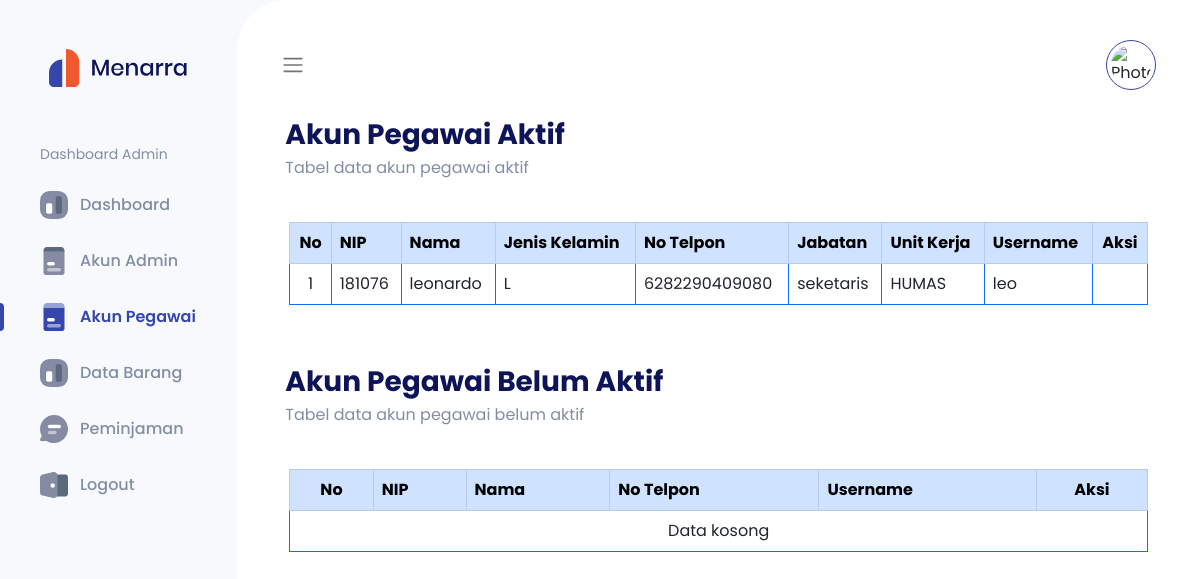
/admin/pegawai.php (signed in), run on the app's committed database.
### tables this page shows
CREATE TABLE `data_pegawai` (
  `nip` varchar(30) NOT NULL,
  `nama` varchar(50) NOT NULL,
  `jenis_kelamin` enum('L','P') NOT NULL,
  `no_telpon` varchar(50) NOT NULL,
  `jabatan` varchar(50) NOT NULL,
  `unit_kerja` varchar(50) NOT NULL,
  `username` varchar(50) NOT NULL,
  `password` text NOT NULL,
  `status` enum('aktif','tidak aktif') NOT NULL
);

### admin/function/function_global.php (called while the page is built, shortened)
<?php
require './function/function_koneksi.php';
function query_data($data)
{
    global $conn;
    $result = mysqli_query($conn, $data);
    $rows = [];
    while ($row = mysqli_fetch_assoc($result)) {
        $rows[] = $row;
    }
    return $rows;
}

### admin/pegawai.php (the view, shortened to what this page needs)
<?php
require './function/function_pegawai.php';
require './function/function_global.php';
$datas = query_data("SELECT*FROM data_pegawai WHERE status='aktif'");
$data_unactives = query_data("SELECT*FROM data_pegawai WHERE status='tidak aktif'");
?>
<!DOCTYPE html>
<html lang="en">
<head>
  <?php
  require './views/link.php';
  ?>
</head>
<body>
  <?php
  require './views/sidebar.php';
  ?>
  <main class="content">
    <?php
    require './views/navbar.php';
    ?>
    <section class="p-3">
      <div class="header">
        <h3>Akun Pegawai Aktif</h3>
        <p>Tabel data akun pegawai aktif</p>
      </div>
      <div class="information-table d-flex flex-column gap-5">
        <div class="row px-1 mb-2 gap-5">
          <div class="col table-responsive">
            <table class="table table-hover table-bordered border-primary">
              <thead class="table-primary">
                <tr>
                  <th class="text-center">No</th>
                  <th class="align-middle">NIP</th>
                  <th class="align-middle">Nama</th>
                  <th class="align-middle">Jenis Kelamin</th>
                  <th class="align-middle">No Telpon</th>
                  <th class="align-middle">Jabatan</th>
                  <th class="align-middle">Unit Kerja</th>
                  <th class="align-middle">Username</th>
                  <th class="text-center">Aksi</th>
                </tr>
              </thead>
              <tbody>
                <?php
                if ($datas === []) {
                ?>
                  <tr>
                    <td class="text-center" colspan="9">Data kosong</td>
                  </tr>
                  <?php
                } else {
                  $no = 1;
                  foreach ($datas as $data) :
                  ?>
                    <tr>
                      <td class="align-middle text-center"><?= $no ?></td>
                      <td class="align-middle"><?= $data['nip'] ?></td>
                      <td class="align-middle"><?= $data['nama'] ?></td>
                      <td class="align-middle"><?= $data['jenis_kelamin'] ?></td>
                      <td class="align-middle"><?= $data['no_telpon'] ?></td>
                      <td class="align-middle"><?= $data['jabatan'] ?></td>
                      <td class="align-middle"><?= $data['unit_kerja'] ?></td>
                      <td class="align-middle"><?= $data['username'] ?></td>
                      <td class="text-center">
                      </td>
                    </tr>
                  <?php
                    $no++;
                  endforeach;
                  ?>
                <?php
                }
                ?>
              </tbody>
            </table>
          </div>
        </div>
      </div>
    </section>
    <section class="p-3">
      <div class="header">
        <h3>Akun Pegawai Belum Aktif</h3>
        <p>Tabel data akun pegawai belum aktif</p>
      </div>
      <div class="information-table d-flex flex-column gap-5">
        <div class="row px-1 mb-2 gap-5">
          <div class="col table-responsive">
            <table class="table table-hover table-bordered border-primary">
              <thead class="table-primary">
                <tr>
                  <th class="text-center">No</th>
                  <th class="align-middle">NIP</th>
                  <th class="align-middle">Nama</th>
                  <th class="align-middle">No Telpon</th>
                  <th class="align-middle">Username</th>
                  <th class="text-center">Aksi</th>
                </tr>
              </thead>
              <tbody>
                <?php
                if ($data_unactives === []) {
                ?>
                  <tr>
                    <td class="text-center" colspan="6">Data kosong</td>
                  </tr>
                <?php
                }
                ?>
              </tbody>
            </table>
          </div>
        </div>
      </div>
    </section>
  </main>
</body>
</html>

### assets/css/styles.css (style rules this page uses)
* { font-family: 'Poppins', sans-serif; }
body { margin: 0; display: flex; background: #f8f9fd; }
.content { width: 100%; padding: 32px; background: #fff; min-height: 100vh; transition: all 0.5s ease; border-radius: 50px 0 0 50px; }
.header { display: flex; margin-bottom: 26px; flex-direction: column; justify-content: space-between; }
.header h3 { margin: 0; color: #0d1458; font-weight: 700; line-height: 42px; }
.header p { color: #828ea5; font-size: 16px; }

### data on the page
data_pegawai: nip "181076", nama "leonardo", jenis_kelamin "L", no_telpon "6282290409080", jabatan "seketaris", unit_kerja "HUMAS", username "leo"
